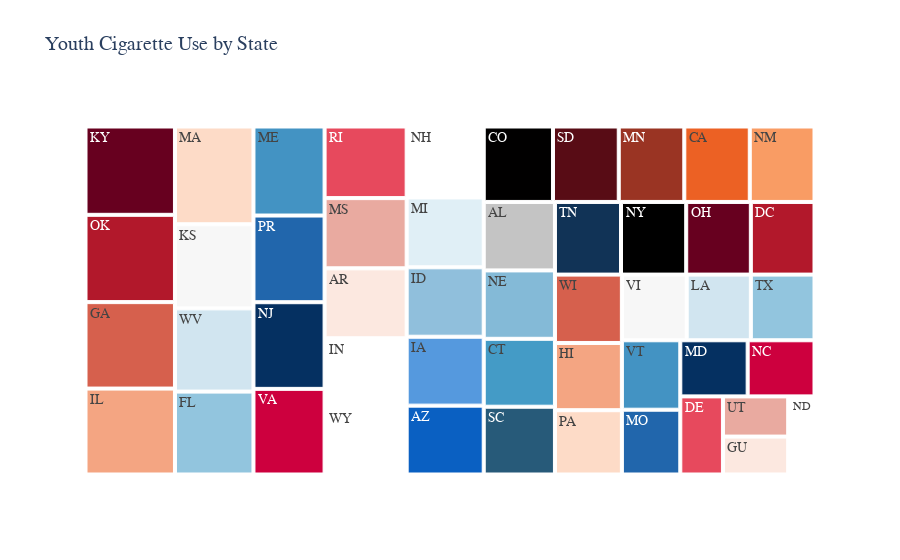

The cell this chart's notebook holds for it:
### Code cell
#creating treemap for Cigarette Use by state Monish
states = []
cigarette_use_state = []

states = YTSCigaretteUsedf['LocationAbbr'].unique()
cigarette_use_state = YTSCigaretteUsedf.groupby('LocationAbbr')['DataValue'].mean()

df = pd.DataFrame({
    'State': states,
    'Cigarette Use': cigarette_use_state
})

fig = px.treemap(df, path=['State'], values='Cigarette Use',
                 title='Youth Cigarette Use by State',
                 color_discrete_sequence=px.colors.sequential.RdBu)

fig.update_layout(
    font=dict(family='SOURCE SANS PRO', size=14),
    hoverlabel=dict(font=dict(family='SOURCE SANS PRO', size=12))
)

fig.show()

### Figure 1 — Plotly figure (JSON) as saved in the notebook; plotly's stock layout.template omitted (floating-point values rounded to 4 significant figures)
{"data": [{"branchvalues": "total", "domain": {"x": [0, 1], "y": [0, 1]}, "hovertemplate": "labels=%{label}<br>Cigarette Use=%{value}<br>parent=%{parent}<br>id=%{id}<extra></extra>", "ids": ["AL", "AR", "AZ", "CA", "CO", "CT", "DC", "DE", "FL", "GA", "GU", "HI", "IA", "ID", "IL", "IN", "KS", "KY", "LA", "MA", "MD", "ME", "MI", "MN", "MO", "MS", "NC", "ND", "NE", "NH", "NJ", "NM", "NY", "OH", "OK", "PA", "PR", "RI", "SC", "SD", "TN", "TX", "UT", "VA", "VI", "VT", "WI", "WV", "WY"], "labels": ["AL", "AR", "AZ", "CA", "CO", "CT", "DC", "DE", "FL", "GA", "GU", "HI", "IA", "ID", "IL", "IN", "KS", "KY", "LA", "MA", "MD", "ME", "MI", "MN", "MO", "MS", "NC", "ND", "NE", "NH", "NJ", "NM", "NY", "OH", "OK", "PA", "PR", "RI", "SC", "SD", "TN", "TX", "UT", "VA", "VI", "VT", "WI", "WV", "WY"], "name": "", "parents": ["", "", "", "", "", "", "", "", "", "", "", "", "", "", "", "", "", "", "", "", "", "", "", "", "", "", "", "", "", "", "", "", "", "", "", "", "", "", "", "", "", "", "", "", "", "", "", "", ""], "type": "treemap", "values": [17.35, 20.44, 18.89, 17.58, 18.6, 17.21, 16.46, 11.86, 23.17, 27.53, 8.807, 16.02, 18.91, 19.05, 27.37, 20.26, 23.51, 28.13, 15.0, 27.32, 13.46, 22.54, 19.17, 17.61, 13.47, 20.51, 13.35, 7.311, 17.34, 19.46, 21.94, 17.39, 16.86, 16.72, 27.8, 15.32, 21.94, 20.93, 17.18, 17.67, 17.09, 14.88, 9.342, 21.68, 15.15, 14.44, 16.29, 23.26, 19.55]}], "layout": {"font": {"family": "SOURCE SANS PRO", "size": 14}, "hoverlabel": {"font": {"family": "SOURCE SANS PRO", "size": 12}}, "legend": {"tracegroupgap": 0}, "title": {"text": "Youth Cigarette Use by State"}, "treemapcolorway": ["rgb(103,0,31)", "rgb(178,24,43)", "rgb(214,96,77)", "rgb(244,165,130)", "rgb(253,219,199)", "rgb(247,247,247)", "rgb(209,229,240)", "rgb(146,197,222)", "rgb(67,147,195)", "rgb(33,102,172)", "rgb(5,48,97)"]}}
